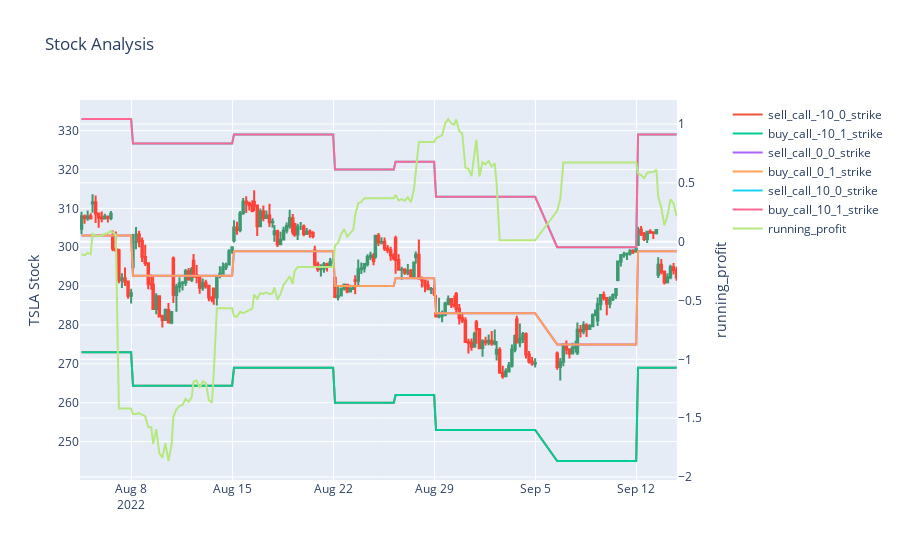

Here is the notebook cell this chart was saved with:
### Code cell
legs = [
    LegMeta(trans='sell', contract='call', strike_offset= -10, exp_offset= 0),
    LegMeta(trans='buy',  contract='call', strike_offset= -10, exp_offset= 1),
    LegMeta(trans='sell', contract='call', strike_offset= 0, exp_offset= 0),
    LegMeta(trans='buy',  contract='call', strike_offset= 0, exp_offset= 1),
    LegMeta(trans='sell', contract='call', strike_offset= 10, exp_offset= 0),
    LegMeta(trans='buy',  contract='call', strike_offset= 10, exp_offset= 1),
]  
strat = StrategyBase(qbw=qbw, legs=legs, stop_loss=5, stop_gain=10)
ic = measure_period_profit(tsla,  
    strat,
    expiration='week',
    update_freq='once')
plots.plot_candles_and_profit(ic, lines=[f'{l.name}_strike' for l in strat.legs])

### Figure 1 — Plotly figure (JSON) as saved in the notebook; plotly's stock layout.template omitted (floating-point values rounded to 4 significant figures; data arrays with more than 128 entries replaced by an {"elided": "..."} marker saying what was removed)
{"data": [{"close": {"elided": "200 float values"}, "high": {"elided": "200 float values"}, "low": {"elided": "200 float values"}, "open": {"elided": "200 float values"}, "showlegend": false, "type": "candlestick", "x": {"elided": "200 str values"}, "xaxis": "x", "yaxis": "y"}, {"name": "sell_call_-10_0_strike", "type": "scatter", "x": {"elided": "200 str values"}, "y": {"elided": "200 float values"}}, {"name": "buy_call_-10_1_strike", "type": "scatter", "x": {"elided": "200 str values"}, "y": {"elided": "200 float values"}}, {"name": "sell_call_0_0_strike", "type": "scatter", "x": {"elided": "200 str values"}, "y": {"elided": "200 float values"}}, {"name": "buy_call_0_1_strike", "type": "scatter", "x": {"elided": "200 str values"}, "y": {"elided": "200 float values"}}, {"name": "sell_call_10_0_strike", "type": "scatter", "x": {"elided": "200 str values"}, "y": {"elided": "200 float values"}}, {"name": "buy_call_10_1_strike", "type": "scatter", "x": {"elided": "200 str values"}, "y": {"elided": "200 float values"}}, {"name": "running_profit", "type": "scatter", "x": {"elided": "200 str values"}, "xaxis": "x", "y": {"elided": "200 float values"}, "yaxis": "y2"}], "layout": {"title": {"text": "Stock Analysis"}, "xaxis": {"anchor": "y", "domain": [0, 0.94], "rangebreaks": [{"bounds": ["sat", "mon"]}, {"bounds": [16.1, 9.5], "pattern": "hour"}], "rangeslider": {"visible": false}}, "yaxis": {"anchor": "x", "domain": [0, 1], "title": {"text": "TSLA Stock"}}, "yaxis2": {"anchor": "x", "overlaying": "y", "side": "right", "title": {"text": "running_profit"}}}}
